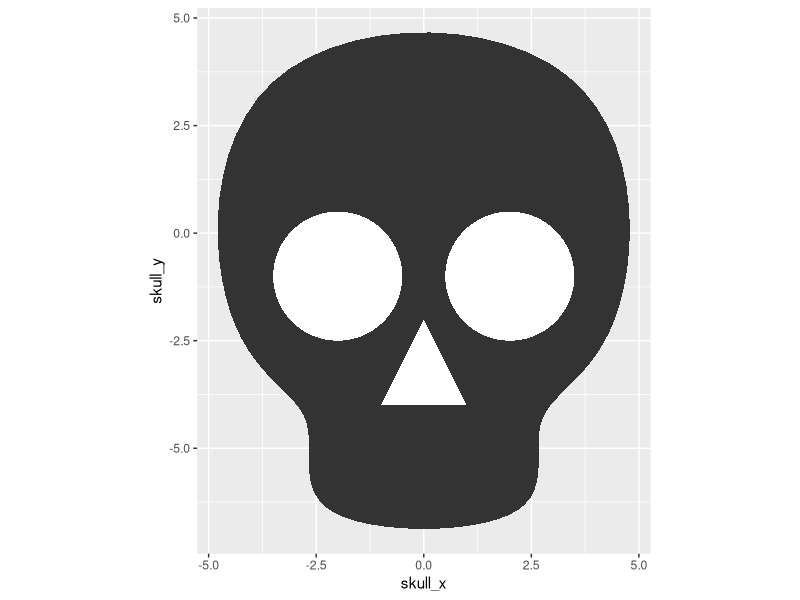

Here is the R script that generated this plot:
library(tidyverse)
library(ggforce)

skull = tribble(
  ~skull_x, ~skull_y,
  -5, 5,
  5, 5,
  5, -3,
  2, -4,
  3.5, -7,
  -3.5, -7,
  -2, -4,
  -5, -3
)

nose = tribble(
  ~nose_x, ~nose_y,
  0, -2,
  1, -4,
  -1, -4
)

ggplot() +
  geom_bspline_closed(data = skull, aes(x = skull_x, y = skull_y)) +
  # geom_point(aes(x = skull_x, y = skull_y), color = "red") +
  geom_circle(aes(x0 = -2, y0 = -1, r = 1.5), fill = "white", color = NA) +
  geom_circle(aes(x0 = 2, y0 = -1, r = 1.5), fill = "white", color = NA) +
  geom_polygon(data = nose, aes(x = nose_x, y = nose_y), fill = "white") + 
  coord_fixed()
